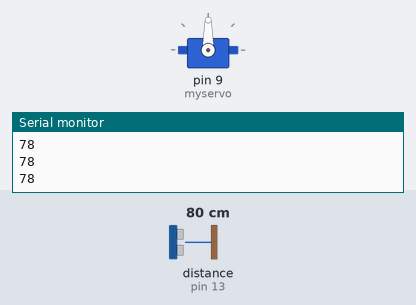
A sketch run on a simulated Arduino Uno, built with avr-gcc and run on an emulated ATmega328P. On the bench: servo, the last lines printed to the serial monitor. Wiring (inferred from the names in the program): ultrasonic range finder: trigger pin 12; echo pin 13. The test bench sets the inputs (shaded band); at power-on: distance to the obstacle (sensor on pin 13) 80 cm. The echo pulse lasts 58.3 µs per cm.

Above: at 1.2 s.
1.3 s: distance to the obstacle (sensor on pin 13) set to 35 cm
2.8 s: distance to the obstacle (sensor on pin 13) set to 28 cm
At 4.1 s:
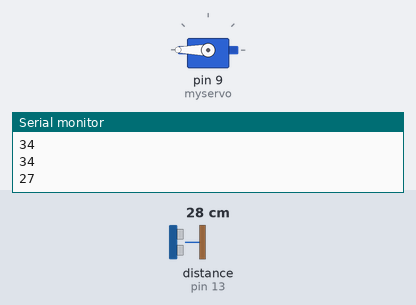
5.8 s: distance to the obstacle (sensor on pin 13) set to 7 cm
7.3 s: distance to the obstacle (sensor on pin 13) set to 4 cm
At 9.0 s:
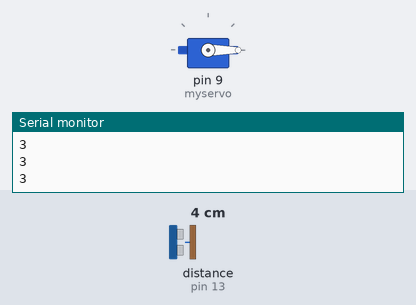
9.3 s: distance to the obstacle (sensor on pin 13) set to 9 cm
At 10.1 s:
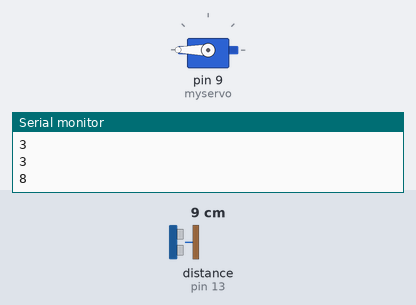
Timing chart, 0 to 13.3 s (numbered marks = the images above; inputs shaded):
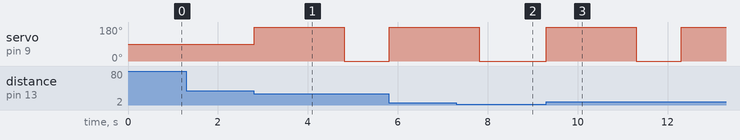

Measured:
- the behaviour switches between 32 and 31 cm on distance to the obstacle (sensor on pin 13) (found by bisection; images 0 and 1)
- the behaviour switches between 6 and 5 cm on distance to the obstacle (sensor on pin 13) (found by bisection; images 1 and 2)
- after the input at 2.8 s, servo on pin 9 (myservo): 90° → 180° at once, → 0° 2.0 s later
- after the input at 7.3 s, servo on pin 9 (myservo): goes on until 7.8 s, then stays 0°
- after the input at 9.3 s, servo on pin 9 (myservo): 0° → 180° at once, → 0° 2.0 s later, → 180° 1.0 s later

The sketch:

Projeto_Arduino_Lixeira.ino
```cpp
#include <Servo.h>                       //inlcui a biblioteca do motor servo
#include <Ultrasonic.h>                  //inclui a biblioteca do sensor ultrasonico
#define echoPin 13                       //define a entrada de sinal do sensor como pino 13 do arduino
#define triggerPin 12                    //define a saída de sinal do sensor como pinto 12 do arduino

Servo myservo ;                           //chama a função do servo motor
Ultrasonic ultrasonic(12,13);             //chama a função do sensor ultrasonico

void setup()
{
  Serial.begin(9600);                      //taxa de velocidade de comunicação
  pinMode(triggerPin, OUTPUT);             //define o pino tringer como saida
  pinMode(echoPin, INPUT);                 //define o pino echo como entrada
  myservo.attach(9) ;                     //manda sinal para o servo motor
}

void loop()                               //veirifica sinal dentro do sensor
{

  digitalWrite(triggerPin, LOW);          //verifica se tem sinal no retorno do sensor a cada 2 micro segundos
  delayMicroseconds(2);
  digitalWrite(triggerPin, HIGH);         //se tiver sinal por um periodo a cima de 10 micro segundos o motor é acionado
  delayMicroseconds(10);
  digitalWrite(triggerPin, LOW);
  long duration = pulseIn(echoPin, HIGH);   //caso receba o sinal do sensor
  int cm = microsecondsToCentimeters(duration);
  Serial.println(cm);                       //manda pulso para para o sensor para que seja cauculo a distancia

  if(cm <= 30 && cm >=5)                    //valida a distancia caso seja cauculoda proximidade de 5 a 50 cm
  {
       abreTampa();                        //chama funcão para abrir tampa
       fechaTampa();                       //chama função fecha tampa

  }
}

void abreTampa()                          //executa o giro do motor de 0º a 180º com delay de 3 segundos
{
    myservo.write(180);
    delay(2000);
}

void fechaTampa()                        // executa o giro do motor de 180º a 0º com delay de 1 segundo
{
  myservo.write(0);
  delay(1000);
}

float microsecondsToCentimeters(long microseconds)           // converte tempo do
{
  float seconds = (float) microseconds / 1000000.0;
  float distance = seconds * 340;
  distance = distance / 2;
  distance = distance * 100;
  return distance;
}
```
